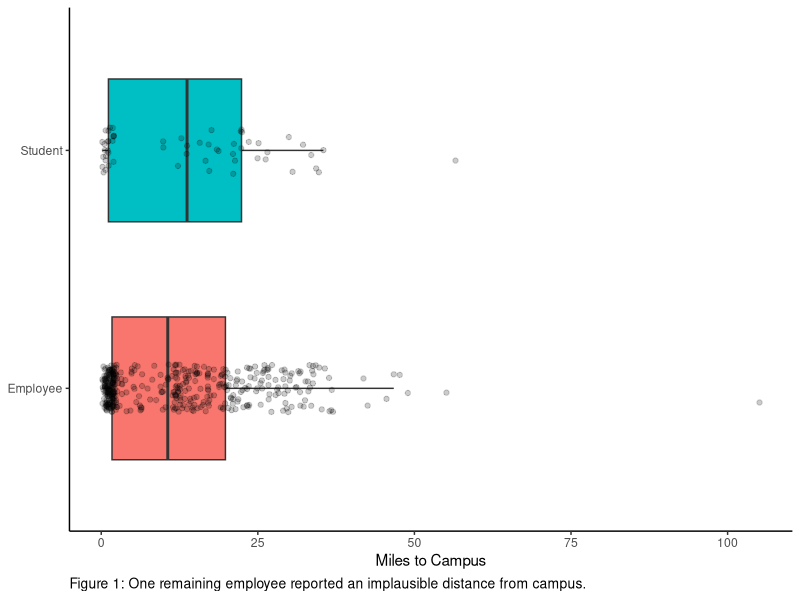

This chart was generated by the following R code:
## ---- chunk 1
knitr::opts_chunk$set(echo = FALSE)

# load libraries
library(readxl)
library(tidyverse)
library(knitr)
library(kableExtra)
library(scales)
library(dplyr)
library(tidyr)
library(ggplot2)
## ---- chunk 2
# define column names
student_cols <- c("On_campus", "Days_fall_spring", "Days_jterm", "Days_summer",
                  "Walk", "Drive_gas", "Drive_electric", "Bike_or_nonmotor", "Bus",
                  "Carpool", "Motorcycle_or_scooter", "Other", "Miles_to_campus")
employee_cols <- c("Days_commute_fall_spring", "Days_remote_fall_spring",
                   "Days_commute_summer_winter", "Days_remote_summer_winter", "Gas_100",
                   "Drive_gas", "Drive_electric", "Walk", "Bike_or_nonmotor", "Bus",
                   "Carpool", "Motorcycle_or_scooter", "Other", "Miles_to_campus")

# define vector of columns related to apportionment of transportation modes
modes_of_transp <- c("Drive_gas", "Drive_electric", "Walk", "Bike_or_nonmotor",
                     "Bus", "Carpool", "Motorcycle_or_scooter", "Other")

# read in student data - keep track of response indices for identifying problematic records
student_df <- read_excel(path = "Miami_Commuter_Analysis_FY25.xlsx",
                         sheet = "Student Calculations",
                         col_names = student_cols,
                         skip = 1) %>%
  mutate(`Response #` = 1:n()) %>%
  relocate(`Response #`) %>%
  relocate(Walk, .after = Drive_electric)

# read in employee data - keep track of response indices for identifying problematic records
employee_df <- read_excel(path = "Miami_Commuter_Analysis_FY25.xlsx",
                          sheet = "Employee Calculations",
                          col_names = employee_cols,
                          skip = 1) %>%
  mutate(`Response #` = 1:n()) %>%
  relocate(`Response #`)
## ---- chunk 3
# incomplete response - there were no incomplete responses for students
incomp_resp <- employee_df %>%
  filter(is.na(Gas_100)) %>%
  mutate(Issue = "Incomplete Response",
         Domain = "Employee") %>%
  select(Domain, `Response #`, Issue)

# invalid apportionment
invald_appmnt_student <- student_df %>%
  filter(rowSums(select(., all_of(modes_of_transp)), na.rm = TRUE) != 100) %>%
  mutate(Issue = "Invalid Apportionment",
         Domain = "Student") %>%
  select(Domain, `Response #`, Issue)

invald_appmnt_employee <- employee_df %>%
  filter(Gas_100 == "No") %>%
  filter(rowSums(select(., all_of(modes_of_transp)), na.rm = TRUE) != 100) %>%
  mutate(Issue = "Invalid Apportionment",
         Domain = "Employee") %>%
  select(Domain, `Response #`, Issue)

invald_appmnt <- rbind(invald_appmnt_student,
                       invald_appmnt_employee)

# contradictory apportionment
contrad_appmnt <- employee_df %>%
  filter(Gas_100 == "No" & Drive_gas == 100) %>%
  mutate(Issue = "Contradictory Apportionment",
         Domain = "Employee") %>%
  select(Domain, `Response #`, Issue)

# invalid week
invald_wk <- employee_df %>%
  filter((Days_commute_fall_spring + Days_remote_fall_spring > 5) |
          Days_commute_summer_winter + Days_remote_summer_winter > 5 |
          Days_commute_fall_spring + Days_commute_summer_winter == 0) %>%
  mutate(Issue = "Invalid Week",
         Domain = "Employee") %>%
  select(Domain, `Response #`, Issue)

# combine issues in single dataframe
issues_df <- rbind(incomp_resp,
                   invald_appmnt,
                   contrad_appmnt,
                   invald_wk) %>%
  arrange(desc(Domain), `Response #`) %>%
  mutate(Issue = factor(Issue,
                        levels = c("Incomplete Response", "Invalid Apportionment",
                                   "Contradictory Apportionment", "Invalid Week")),
         Domain = factor(Domain,
                         levels = c("Student", "Employee")))

# contingency table of issues
kable(table(issues_df$Issue, issues_df$Domain),
      caption = "Table 1: Counts of Survey Response Issues") %>%
  kable_styling(bootstrap_options = "striped", full_width = FALSE)
## ---- chunk 4
### remove incomplete responses ###
employee_clean <- employee_df %>%
  filter(!is.na(Gas_100))

# did not occur in student data
## ---- chunk 5
### remove invalid apportionments ###
# for employee data
employee_clean <- employee_clean %>%
  filter(
    # keep if Gas_100 = "Yes" because otherwise the NAs will affect the next condition
    if_all(all_of(modes_of_transp), is.na) |
    # OR keep if sum == 100, including partially incomplete responses
    (rowSums(select(., all_of(modes_of_transp)), na.rm=TRUE) == 100))

# for student data
student_clean <- student_df %>%
  # keep if sum == 100, including partially incomplete responses
  filter(rowSums(select(., all_of(modes_of_transp)), na.rm=TRUE) == 100)
## ---- chunk 6
### adjust contradictory apportionment ###
employee_clean <- employee_clean %>%
  mutate(Gas_100 = ifelse((Gas_100 == "No" & as.numeric(Drive_gas) == 100), "Yes", Gas_100)) %>%
  mutate(Gas_100 = ifelse(`Response #` == 126, "No", Gas_100)) # manually fix response #126

# not relevant for student data
## ---- chunk 7
### remove remote work information ###
employee_clean <- employee_clean %>%
  select(-Days_remote_fall_spring, -Days_remote_summer_winter) %>%
  filter(Days_commute_fall_spring + Days_commute_summer_winter != 0)

# not relevant to student data
## ---- chunk 8
### impute Drive_gas to be 100 and all others to be 0 for Gas_100 == "Yes"
employee_clean <- employee_clean %>%
  mutate(Drive_gas             = ifelse(Gas_100 == "Yes", 100, Drive_gas),
         Drive_electric        = ifelse(Gas_100 == "Yes", 0, Drive_electric),
         Walk                  = ifelse(Gas_100 == "Yes", 0, Walk),
         Bike_or_nonmotor      = ifelse(Gas_100 == "Yes", 0, Bike_or_nonmotor),
         Bus                   = ifelse(Gas_100 == "Yes", 0, Bus),
         Carpool               = ifelse(Gas_100 == "Yes", 0, Carpool),
         Motorcycle_or_scooter = ifelse(Gas_100 == "Yes", 0, Motorcycle_or_scooter),
         Other                 = ifelse(Gas_100 == "Yes", 0, Other))

# not relevant to student data
## ---- chunk 9
### impute zeros for remaining NAs
# for employee data
employee_clean <- employee_clean %>%
  mutate(across(all_of(modes_of_transp), ~ replace_na(.x, 0)))

# for student data
student_clean <- student_clean %>%
  mutate(across(all_of(modes_of_transp), ~ replace_na(.x, 0))) %>%
  mutate(Days_jterm = if_else(is.na(Days_jterm), 0, Days_jterm),
         Days_summer = if_else(is.na(Days_summer), 0, Days_summer))
## ---- chunk 10
# build a clean distance frame with group labels
dist_df <- bind_rows(
  employee_clean %>%
    transmute(Domain = "Employee",
              Miles_to_campus = as.numeric(Miles_to_campus)),
  student_clean %>%
    transmute(Domain = "Student",
              Miles_to_campus = as.numeric(Miles_to_campus))
) %>%
  filter(!is.na(Miles_to_campus))

# Boxplot by group
ggplot(dist_df, aes(x = Domain, y = Miles_to_campus, fill = Domain)) +
  geom_boxplot(width = 0.6, outlier.alpha = 0.5, outliers = FALSE) +
  geom_jitter(alpha = 0.2, width = 0.1) +
  coord_flip() +
  labs(
    caption = "Figure 1: One remaining employee reported an implausible distance from campus.",
    x = NULL,
    y = "Miles to Campus"
  ) +
  theme_classic() +
  theme(plot.caption = element_text(size = 10, hjust = 0),
        legend.position = "none")
## ---- chunk 11
### remove implausible distances
# for employee data
employee_clean <- employee_clean %>%
  filter(Miles_to_campus <= 100)

# for student data
student_clean <- student_clean %>%
  filter(Miles_to_campus <= 100)
## ---- chunk 12
# summarize student data
student_sum <- student_clean %>%
  summarize(`n (original)` = nrow(student_df),
            `n (adjusted)` = n(),
            `N` = 943,
            `Response Rate (original)` = `n (original)`/`N`*100,
            `Response Rate (adjusted)` = `n (adjusted)`/`N`*100,
            Drive_gas = mean(Drive_gas),
            Drive_electric = mean(Drive_electric),
            Walk = mean(Walk),
            Bike_or_nonmotor = mean(Bike_or_nonmotor),
            Bus = mean(Bus),
            Carpool = mean(Carpool),
            Motorcycle_or_scooter = mean(Motorcycle_or_scooter),
            Other = mean(Other))

# summarize employee data
employees_sum <- employee_clean %>%
  summarize(`n (original)` = nrow(employee_df),
            `n (adjusted)` = n(),
            `N` = 2802,
            `Response Rate (original)` = `n (original)`/`N`*100,
            `Response Rate (adjusted)` = `n (adjusted)`/`N`*100,
            Drive_gas = mean(Drive_gas),
            Drive_electric = mean(Drive_electric),
            Walk = mean(Walk),
            Bike_or_nonmotor = mean(Bike_or_nonmotor),
            Bus = mean(Bus),
            Carpool = mean(Carpool),
            Motorcycle_or_scooter = mean(Motorcycle_or_scooter),
            Other = mean(Other))

# combine dataframes and provide row names
sum <- as.data.frame(rbind(student_sum, employees_sum)) %>%
  mutate(across(4:13, ~ paste0(round(.x, 2), "%")))
rownames(sum) <- c("Student", "Employee")

# display table
kable(select(sum, 1:5), digits = 2, align = "r",
      caption = "Table 2: Summary of Cleaned Data")
## ---- chunk 13
# display table
kable(select(sum, 6:13), digits = 2, align = "r",
      caption = "Table 3: Average Apportionment of Transportation Modes")
## ---- chunk 14
### DEFINE OUR CONSTANTS/KNOWN VALUES
# sample sizes
n1 <- nrow(student_clean)
n2 <- nrow(employee_clean)
n <- n1 + n2

# population sizes
N1 <- 943
N2 <- 2802
N <- N1 + N2

# bootstrap sample sizes
k1 <- round(N1 / n1)
k2 <- round(N2 / n2)

# number of weeks per term
weeks <- c(Fall = 15, Spring = 15, JTerm = 4, Summer = 12)

# miles per gallon
mpg_const <- 26

# metric tons CO2 per gallon (EPA tailpipe factor)
co2_per_gal <- 0.0089
## ---- chunk 15
# add annual information - student
student_annual <- student_clean %>%
  mutate(annual_days = Days_fall_spring * weeks["Fall"] +
                       Days_fall_spring * weeks["Spring"] +
                       Days_jterm * weeks["JTerm"] + 
                       Days_summer * weeks["Summer"],
         annual_miles = 2 * Miles_to_campus * annual_days,
         annual_gas_miles = annual_miles * Drive_gas/100,
         annual_gallons = annual_gas_miles / mpg_const,
         annual_CO2 = annual_gallons * co2_per_gal)

# add annual information - employee
employee_annual <- employee_clean %>%
  mutate(annual_days = Days_commute_fall_spring * weeks["Fall"] +
                       Days_commute_fall_spring * weeks["Spring"] +
                       Days_commute_summer_winter * weeks["JTerm"] + 
                       Days_commute_summer_winter * weeks["Summer"],
         annual_miles = 2 * Miles_to_campus * annual_days,
         annual_gas_miles = annual_miles * Drive_gas/100,
         annual_gallons = annual_gas_miles / mpg_const,
         annual_CO2 = annual_gallons * co2_per_gal)
## ---- chunk 16
# define "bootstrap populations"
student_bs_pop <- student_annual[rep(1:nrow(student_annual), each = k1), ]
employee_bs_pop <- employee_annual[rep(1:nrow(employee_annual), each = k2), ]

### ALGORITHM TO PERFORM ESTIMATION ###
estimate <- function(var) {
  # set seed for reproducibility
  set.seed(12345)

  # initialize vectors
  T_hats_s <- c()
  T_hats_e <- c()
  T_hats <- c()
  
  # loop to obtain many many T_hats
  for(i in 1:10000) {
    # draw a "bootstrap sample"
    student_bs_sample <- student_bs_pop[sample(1:nrow(student_bs_pop), size = n1), ]
    employee_bs_sample <- employee_bs_pop[sample(1:nrow(employee_bs_pop), size = n2), ]
    
    # compute T_hat (for students and employees separately, then combine)
    T_hats_s[i] <- N1 * mean(student_bs_sample[[var]])
    T_hats_e[i] <- N2 * mean(employee_bs_sample[[var]])
    T_hats[i] <- T_hats_s[i] + T_hats_e[i]
  }
  
  # T_hat; THIS IS OUR ESTIMATE OF THE TOTAL
  T_hat_s <- mean(T_hats_s)
  T_hat_e <- mean(T_hats_e)
  T_hat <- mean(T_hats)
  
  # compute s1 and s2
  s1 <- sd(student_annual[[var]])
  s2 <- sd(employee_annual[[var]])
  
  # V_hat_T_hat; THIS IS OUR ESTIMATE OF THE VARIANCE
  V_hat_T_hat_s <- (1-n1/N1) * (N1*(n1-1))/((N1-1)*n1) * N1^2 * (s1^2)/n1
  V_hat_T_hat_e <- (1-n2/N2) * (N2*(n2-1))/((N2-1)*n2) * N2^2 * (s2^2)/n2
  V_hat_T_hat <- V_hat_T_hat_s + V_hat_T_hat_e
  
  # SE_T_hat; THIS IS THE ESTIMATED STANDARD ERROR OF T_HAT
  SE_T_hat_s <- sd(T_hats_s)
  SE_T_hat_e <- sd(T_hats_e)
  SE_T_hat <- sqrt(V_hat_T_hat)
  sd_T_hat <- sd(T_hats) # double check via the simulation results
  
  # 95% CIs
  ME_s <- 1.96 * SE_T_hat_s
  ME_e <- 1.96 * SE_T_hat_e
  ME <- 1.96 * SE_T_hat
  CI_low_s <- T_hat_s - ME_s
  CI_low_e <- T_hat_e - ME_e
  CI_low <- T_hat - ME
  CI_high_s <- T_hat_s + ME_s
  CI_high_e <- T_hat_e + ME_e
  CI_high <- T_hat + ME
  
  # return df of results
  results <- data.frame(Estimate = c(T_hat_s, T_hat_e, T_hat),
                        SE = c(SE_T_hat_s, SE_T_hat_e, SE_T_hat),
                        `95_CI_low` = c(CI_low_s, CI_low_e, CI_low),
                        `95_CI_high` = c(CI_high_s, CI_high_e, CI_high)) %>%
    mutate(across(where(is.numeric), ~ format(round(.x, 1), big.mark = ",", nsmall = 1)))
  rownames(results) <- c("Students", "Employees", "Total")
  
  return(results)
}

# run algorithm for each outcome variable
miles_est <- estimate("annual_gas_miles")
gallons_est <- estimate("annual_gallons")
CO2_est <- estimate("annual_CO2")
## ---- chunk 17
# print results
kable(miles_est, align = "r",
      caption = "Table 4: Final Estimates of Total Gas-Consuming Commuting Mileage",
      col.names = c("Estimate", "SE", "95% CI Low", "95% CI High")) %>%
  kable_styling(bootstrap_options = "striped", full_width = FALSE) %>%
  row_spec(nrow(miles_est), bold = TRUE)
## ---- chunk 18
kable(gallons_est, align = "r",
      caption = "Table 5: Final Estimates Gasoline Consumption (gal)",
      col.names = c("Estimate", "SE", "95% CI Low", "95% CI High")) %>%
  kable_styling(bootstrap_options = "striped", full_width = FALSE) %>%
  row_spec(nrow(gallons_est), bold = TRUE)
## ---- chunk 19
kable(CO2_est, align = "r",
      caption = "Table 6: Final Estimates of C02 Emissions (MTCO2e)",
      col.names = c("Estimate", "SE", "95% CI Low", "95% CI High")) %>%
  kable_styling(bootstrap_options = "striped", full_width = FALSE) %>%
  row_spec(nrow(CO2_est), bold = TRUE)
## ---- chunk 20
# list all issues
kable(issues_df) %>%
  kable_styling(bootstrap_options = "striped") %>%
  scroll_box(height = "400px")
